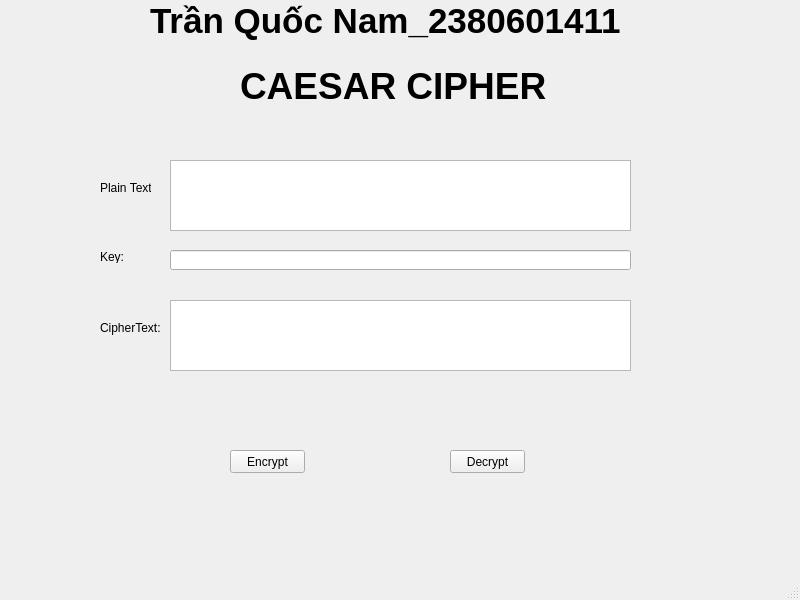
<?xml version="1.0" encoding="UTF-8"?>
<ui version="4.0">
 <class>MainWindow</class>
 <widget class="QMainWindow" name="MainWindow">
  <property name="geometry">
   <rect>
    <x>0</x>
    <y>0</y>
    <width>800</width>
    <height>600</height>
   </rect>
  </property>
  <property name="windowTitle">
   <string>MainWindow</string>
  </property>
  <widget class="QWidget" name="centralwidget">
   <widget class="QPushButton" name="btnEncrypt">
    <property name="geometry">
     <rect>
      <x>230</x>
      <y>450</y>
      <width>75</width>
      <height>23</height>
     </rect>
    </property>
    <property name="text">
     <string>Encrypt</string>
    </property>
   </widget>
   <widget class="QPushButton" name="btnDecrypt">
    <property name="geometry">
     <rect>
      <x>450</x>
      <y>450</y>
      <width>75</width>
      <height>23</height>
     </rect>
    </property>
    <property name="text">
     <string>Decrypt</string>
    </property>
   </widget>
   <widget class="QLabel" name="label_2">
    <property name="geometry">
     <rect>
      <x>100</x>
      <y>180</y>
      <width>51</width>
      <height>16</height>
     </rect>
    </property>
    <property name="text">
     <string>Plain Text:</string>
    </property>
   </widget>
   <widget class="QLabel" name="label_3">
    <property name="geometry">
     <rect>
      <x>100</x>
      <y>320</y>
      <width>61</width>
      <height>16</height>
     </rect>
    </property>
    <property name="text">
     <string>CipherText:</string>
    </property>
   </widget>
   <widget class="QTextEdit" name="txtPlain">
    <property name="geometry">
     <rect>
      <x>170</x>
      <y>160</y>
      <width>461</width>
      <height>71</height>
     </rect>
    </property>
    <property name="html">
     <string>&lt;!DOCTYPE HTML PUBLIC &quot;-//W3C//DTD HTML 4.0//EN&quot; &quot;http://www.w3.org/TR/REC-html40/strict.dtd&quot;&gt;
&lt;html&gt;&lt;head&gt;&lt;meta name=&quot;qrichtext&quot; content=&quot;1&quot; /&gt;&lt;style type=&quot;text/css&quot;&gt;
p, li { white-space: pre-wrap; }
&lt;/style&gt;&lt;/head&gt;&lt;body style=&quot; font-family:'MS Shell Dlg 2'; font-size:8.25pt; font-weight:400; font-style:normal;&quot;&gt;
&lt;p style=&quot;-qt-paragraph-type:empty; margin-top:0px; margin-bottom:0px; margin-left:0px; margin-right:0px; -qt-block-indent:0; text-indent:0px;&quot;&gt;&lt;br /&gt;&lt;/p&gt;&lt;/body&gt;&lt;/html&gt;</string>
    </property>
   </widget>
   <widget class="QTextEdit" name="txtCipher">
    <property name="geometry">
     <rect>
      <x>170</x>
      <y>300</y>
      <width>461</width>
      <height>71</height>
     </rect>
    </property>
    <property name="readOnly">
     <bool>false</bool>
    </property>
    <property name="html">
     <string>&lt;!DOCTYPE HTML PUBLIC &quot;-//W3C//DTD HTML 4.0//EN&quot; &quot;http://www.w3.org/TR/REC-html40/strict.dtd&quot;&gt;
&lt;html&gt;&lt;head&gt;&lt;meta name=&quot;qrichtext&quot; content=&quot;1&quot; /&gt;&lt;style type=&quot;text/css&quot;&gt;
p, li { white-space: pre-wrap; }
&lt;/style&gt;&lt;/head&gt;&lt;body style=&quot; font-family:'MS Shell Dlg 2'; font-size:8.25pt; font-weight:400; font-style:normal;&quot;&gt;
&lt;p style=&quot;-qt-paragraph-type:empty; margin-top:0px; margin-bottom:0px; margin-left:0px; margin-right:0px; -qt-block-indent:0; text-indent:0px;&quot;&gt;&lt;br /&gt;&lt;/p&gt;&lt;/body&gt;&lt;/html&gt;</string>
    </property>
   </widget>
   <widget class="QLabel" name="label">
    <property name="geometry">
     <rect>
      <x>100</x>
      <y>250</y>
      <width>47</width>
      <height>13</height>
     </rect>
    </property>
    <property name="text">
     <string>Key:</string>
    </property>
   </widget>
   <widget class="QLabel" name="label_4">
    <property name="geometry">
     <rect>
      <x>240</x>
      <y>60</y>
      <width>311</width>
      <height>51</height>
     </rect>
    </property>
    <property name="font">
     <font>
      <pointsize>28</pointsize>
      <weight>75</weight>
      <bold>true</bold>
     </font>
    </property>
    <property name="text">
     <string>CAESAR CIPHER</string>
    </property>
   </widget>
   <widget class="QLineEdit" name="txtKey">
    <property name="geometry">
     <rect>
      <x>170</x>
      <y>250</y>
      <width>461</width>
      <height>20</height>
     </rect>
    </property>
   </widget>
   <widget class="QLabel" name="label_5">
    <property name="geometry">
     <rect>
      <x>150</x>
      <y>0</y>
      <width>511</width>
      <height>41</height>
     </rect>
    </property>
    <property name="font">
     <font>
      <pointsize>26</pointsize>
      <weight>75</weight>
      <bold>true</bold>
     </font>
    </property>
    <property name="text">
     <string>Trần Quốc Nam_2380601411</string>
    </property>
   </widget>
  </widget>
  <widget class="QMenuBar" name="menubar">
   <property name="geometry">
    <rect>
     <x>0</x>
     <y>0</y>
     <width>800</width>
     <height>21</height>
    </rect>
   </property>
  </widget>
  <widget class="QStatusBar" name="statusbar"/>
 </widget>
 <resources/>
 <connections/>
</ui>
